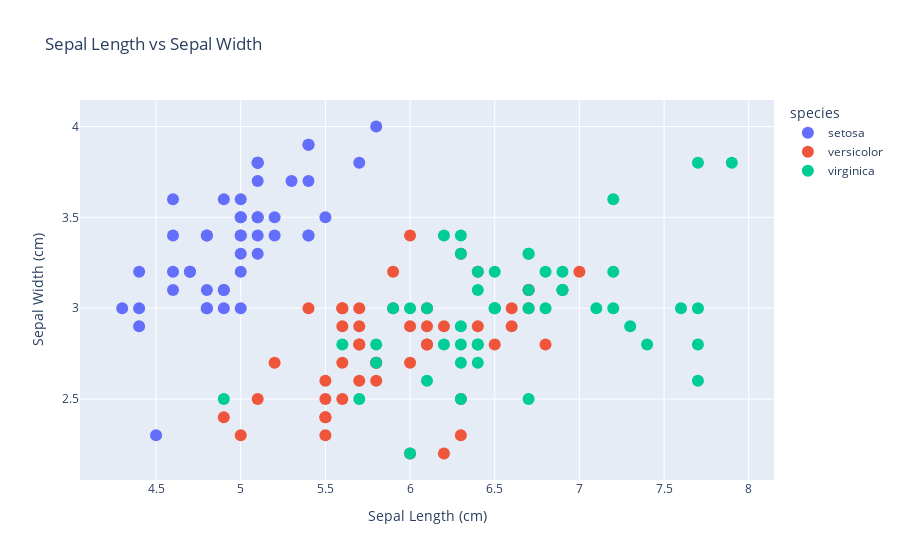

Notebook source saved alongside this figure:
### Markdown cell above
## **Feature Relationship**

### Code cell
# Scatter plot of sepal length vs sepal width   
fig = px.scatter(iris_df, x='sepal length (cm)', y='sepal width (cm)', color='species',  
                 title='Sepal Length vs Sepal Width',  
                 labels={'sepal length (cm)': 'Sepal Length (cm)', 'sepal width (cm)': 'Sepal Width (cm)'})  
fig.update_traces(marker=dict(size=12))  
fig.show()

### Figure 1 — Plotly figure (JSON) as saved in the notebook; plotly's stock layout.template omitted (floating-point values rounded to 4 significant figures)
{"data": [{"hovertemplate": "species=setosa<br>Sepal Length (cm)=%{x}<br>Sepal Width (cm)=%{y}<extra></extra>", "legendgroup": "setosa", "marker": {"color": "#636efa", "size": 12, "symbol": "circle"}, "mode": "markers", "name": "setosa", "orientation": "v", "showlegend": true, "type": "scatter", "x": [5.1, 4.9, 4.7, 4.6, 5, 5.4, 4.6, 5, 4.4, 4.9, 5.4, 4.8, 4.8, 4.3, 5.8, 5.4, 5.1, 5.7, 5.1, 5.4, 5.1, 4.6, 5.1, 4.8, 5, 5, 5.2, 5.2, 4.7, 4.8, 5.4, 4.9, 5, 5.5, 4.9, 4.4, 5.1, 5, 4.5, 4.4, 5, 5.1, 4.8, 5.1, 4.6, 5.3, 5], "xaxis": "x", "y": [3.5, 3, 3.2, 3.1, 3.6, 3.9, 3.4, 3.4, 2.9, 3.1, 3.7, 3.4, 3, 3, 4, 3.9, 3.5, 3.8, 3.8, 3.4, 3.7, 3.6, 3.3, 3.4, 3, 3.4, 3.5, 3.4, 3.2, 3.1, 3.4, 3.1, 3.2, 3.5, 3.6, 3, 3.4, 3.5, 2.3, 3.2, 3.5, 3.8, 3, 3.8, 3.2, 3.7, 3.3], "yaxis": "y"}, {"hovertemplate": "species=versicolor<br>Sepal Length (cm)=%{x}<br>Sepal Width (cm)=%{y}<extra></extra>", "legendgroup": "versicolor", "marker": {"color": "#EF553B", "size": 12, "symbol": "circle"}, "mode": "markers", "name": "versicolor", "orientation": "v", "showlegend": true, "type": "scatter", "x": [7, 6.4, 6.9, 5.5, 6.5, 5.7, 6.3, 4.9, 6.6, 5.2, 5.9, 6, 6.1, 5.6, 6.7, 5.6, 5.8, 6.2, 5.6, 5.9, 6.1, 6.3, 6.1, 6.4, 6.6, 6.8, 6.7, 6, 5.7, 5.5, 5.5, 5.8, 6, 5.4, 6, 6.7, 6.3, 5.6, 5.5, 5.5, 6.1, 5.8, 5, 5.6, 5.7, 5.7, 6.2, 5.1, 5.7], "xaxis": "x", "y": [3.2, 3.2, 3.1, 2.3, 2.8, 2.8, 3.3, 2.4, 2.9, 2.7, 3, 2.2, 2.9, 2.9, 3.1, 3, 2.7, 2.2, 2.5, 3.2, 2.8, 2.5, 2.8, 2.9, 3, 2.8, 3, 2.9, 2.6, 2.4, 2.4, 2.7, 2.7, 3, 3.4, 3.1, 2.3, 3, 2.5, 2.6, 3, 2.6, 2.3, 2.7, 3, 2.9, 2.9, 2.5, 2.8], "yaxis": "y"}, {"hovertemplate": "species=virginica<br>Sepal Length (cm)=%{x}<br>Sepal Width (cm)=%{y}<extra></extra>", "legendgroup": "virginica", "marker": {"color": "#00cc96", "size": 12, "symbol": "circle"}, "mode": "markers", "name": "virginica", "orientation": "v", "showlegend": true, "type": "scatter", "x": [6.3, 5.8, 7.1, 6.3, 6.5, 7.6, 4.9, 7.3, 6.7, 7.2, 6.5, 6.4, 6.8, 5.7, 5.8, 6.4, 6.5, 7.7, 7.7, 6, 6.9, 5.6, 7.7, 6.3, 6.7, 7.2, 6.2, 6.1, 6.4, 7.2, 7.4, 7.9, 6.4, 6.3, 6.1, 7.7, 6.3, 6.4, 6, 6.9, 6.7, 6.9, 6.8, 6.7, 6.7, 6.3, 6.5, 6.2, 5.9], "xaxis": "x", "y": [3.3, 2.7, 3, 2.9, 3, 3, 2.5, 2.9, 2.5, 3.6, 3.2, 2.7, 3, 2.5, 2.8, 3.2, 3, 3.8, 2.6, 2.2, 3.2, 2.8, 2.8, 2.7, 3.3, 3.2, 2.8, 3, 2.8, 3, 2.8, 3.8, 2.8, 2.8, 2.6, 3, 3.4, 3.1, 3, 3.1, 3.1, 3.1, 3.2, 3.3, 3, 2.5, 3, 3.4, 3], "yaxis": "y"}], "layout": {"legend": {"title": {"text": "species"}, "tracegroupgap": 0}, "title": {"text": "Sepal Length vs Sepal Width"}, "xaxis": {"anchor": "y", "domain": [0, 1], "title": {"text": "Sepal Length (cm)"}}, "yaxis": {"anchor": "x", "domain": [0, 1], "title": {"text": "Sepal Width (cm)"}}}}
